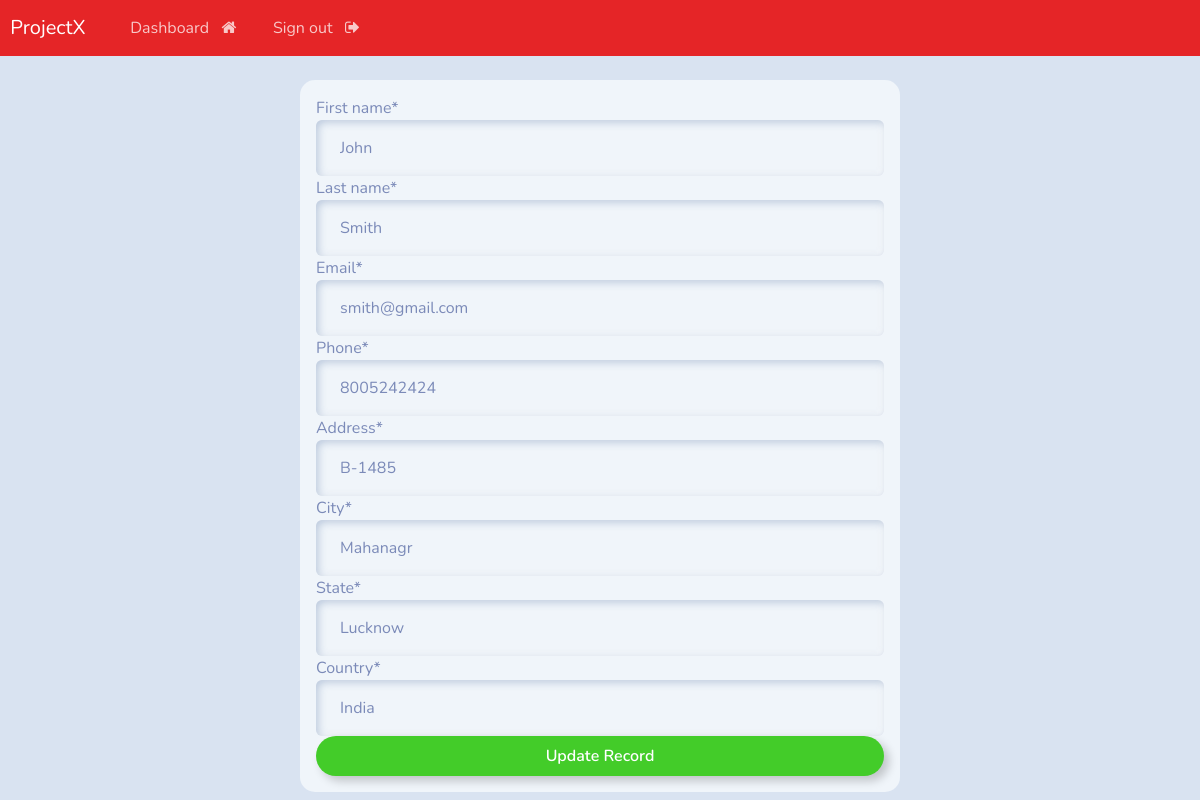
The app's page /update-record/1 (signed in) with its own data.
### webapp/models.py (models this page shows, shortened)
class Record(models.Model):
    creation_date = models.DateTimeField(auto_now_add = True)
    first_name = models.CharField(max_length=100)
    last_name = models.CharField(max_length=100)
    email = models.CharField(max_length=100)
    phone = models.CharField(max_length=100)
    address = models.CharField(max_length=100)
    city = models.CharField(max_length=100)
    state = models.CharField(max_length=100)
    country = models.CharField(max_length=100)

### webapp/views.py (the view)
# urls.py: path('update-record/<int:pk>', views.update_record, name="update-record"),
@login_required(login_url='login')
def update_record(request, pk):
    record = Record.objects.get(id=pk)
    update_record_form = UpdateRecordForm(instance=record)
    if request.method=="POST":
        update_record_form = UpdateRecordForm(request.POST, instance=record)
        if update_record_form.is_valid():
            update_record_form.save()
            return redirect("dashboard")
    context = {'update_record_form':update_record_form}
    return render (request, 'webapp/crud/update-record.html', context=context)

### webapp/forms.py
class UpdateRecordForm(forms.ModelForm):
    class Meta:
        model=Record
        fields = ['first_name', 'last_name', 'email', 'phone', 'address', 'city', 'state', 'country']

### webapp/templates/webapp/crud/update-record.html (shortened to what this page needs)
{% extends 'webapp/base.html' %}
{% load crispy_forms_tags %}
{% block content %}
<div class="container bg-light shadow-medium p-3 form-layout">
    <form action="" method="POST" autocomplete="off">
        {{update_record_form|crispy}}
        <button type="submit" class="btn btn-outline-success w-100 btn-block p-2">
            Update Record
        </button>
    </form>
</div>
{%endblock%}

### static/css/styles.css (style rules this page uses)
.form-layout { border-radius: 15px; width: 50vw; }

### records on screen
Record: first_name "John", last_name "Smith", email "smith@gmail.com", phone "8005242424", address "B-1485", city "Mahanagr", state "Lucknow", country "India"
